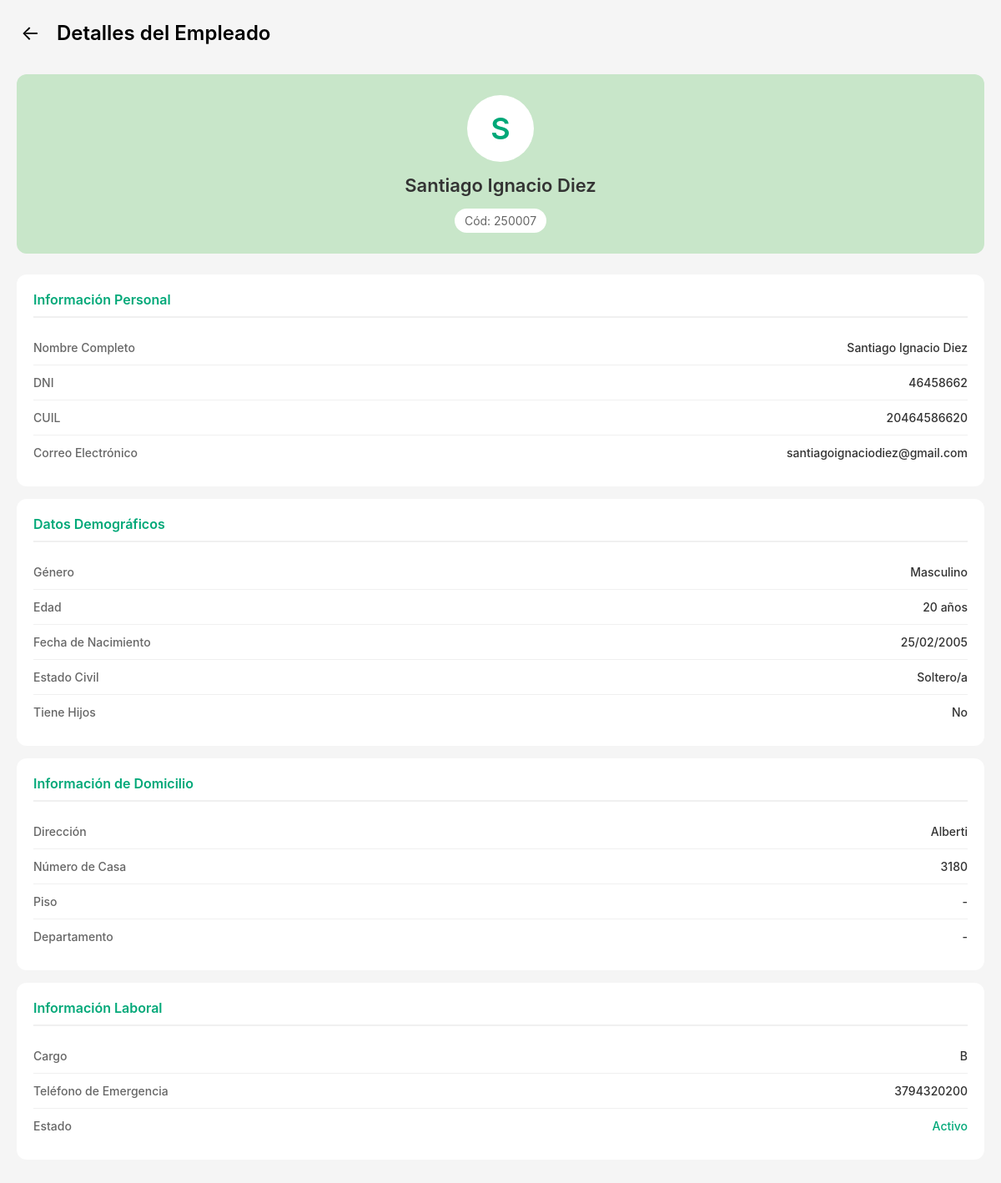
Page /verEmpleado/250007/ on the committed database.
### myapp/models.py (models this page shows, shortened)
class Employee(AbstractBaseUser, PermissionsMixin):
    employee_id = models.CharField("ID de Empleado", max_length=6, unique=True, primary_key=True)
    nombre = models.CharField("Nombre", max_length=100)
    apellido = models.CharField("Apellido", max_length=100)
    dni = models.CharField("DNI", max_length=8, unique=True)
    cuil = models.CharField("CUIL", max_length=11, unique=True)
    foto_perfil = models.ImageField("Foto de Perfil", upload_to='empleados/', null=True, blank=True)
    numero_telefono = models.CharField("Número de Telefono", max_length=20)
    email = models.EmailField("Correo Electrónico", blank=True, null=True)
    codigo_biometrico = models.IntegerField("Código biométrico", unique=True, null=True, blank=True)
    setup_completo = models.BooleanField("Setup Completo", default=False)
    GENERO_CHOICES = [
        ('M', 'Masculino'),
        ('F', 'Femenino'),
    ]
    genero = models.CharField("Género", max_length=1, choices=GENERO_CHOICES)
    edad = models.IntegerField("Edad")
    fecha_nacimiento = models.DateField("Fecha de Nacimiento")
    ESTADO_CIVIL_CHOICES = [
        ('soltero', 'Soltero/a'),
        ('casado', 'Casado/a'),
        ('divorciado', 'Divorciado/a'),
        ('viudo', 'Viudo/a'),
    ]
    estado_civil = models.CharField("Estado Civil", max_length=20, choices=ESTADO_CIVIL_CHOICES)
    tiene_hijos = models.BooleanField("Tiene Hijos", default=False)
    nombre_domicilio = models.CharField("Nombre del Domicilio", max_length=200)
    numero_departamento = models.CharField("Número de Departamento", max_length=10, blank=True, null=True)
    piso_departamento = models.CharField("Piso de Departamento", max_length=10, blank=True, null=True)
    numero_casa = models.CharField("Número de Casa", max_length=10, blank=True, null=True)
    numero_emergencia = models.CharField("Número de Emergencia", max_length=20)
    position = models.CharField("Cargo", max_length=100, default="Empleado")
    is_manager = models.BooleanField("Es Gerente", default=False)
    is_active = models.BooleanField("Activo", default=True)
    password = models.CharField("Contraseña", max_length=128)
    objects = EmployeeManager()
    USERNAME_FIELD = 'employee_id'
    REQUIRED_FIELDS = ['nombre', 'apellido', 'dni']
    class Meta:
        verbose_name = "Empleado"
        verbose_name_plural = "Empleados"

### myapp/views.py (the view)
# urls.py: path('verEmpleado/<str:employee_id>/', views.vista_ver_empleado, name='ver_empleado'),
def vista_ver_empleado(request, employee_id):
    try:
        empleado = Employee.objects.get(employee_id=employee_id)
        return render(request, 'myapp/verEmpleado.html', {'empleado': empleado})
    except Employee.DoesNotExist:
        return redirect('/listaEmpleados/')

### myapp/templates/myapp/verEmpleado.html (shortened to what this page needs)
{% load static %}
<!DOCTYPE html>
<html lang="es">
<head>
</head>
<body>
    <div class="header">
        <a href="{% url 'lista_empleados' %}" class="back-button">←</a>
        <h1>Detalles del Empleado</h1>
    </div>
    <div class="profile-card">
        <div class="profile-initial">{{ empleado.nombre.0|upper }}</div>
        <div class="profile-name">{{ empleado.nombre }} {{ empleado.apellido }}</div>
        <div class="profile-code">Cód: {{ empleado.employee_id }}</div>
    </div>
    <div class="section">
        <div class="section-title">Información Personal</div>
        <div class="detail-row">
            <span class="detail-label">Nombre Completo</span>
            <span class="detail-value">{{ empleado.nombre }} {{ empleado.apellido }}</span>
        </div>
        <div class="detail-row">
            <span class="detail-label">DNI</span>
            <span class="detail-value">{{ empleado.dni }}</span>
        </div>
        <div class="detail-row">
            <span class="detail-label">CUIL</span>
            <span class="detail-value">{{ empleado.cuil }}</span>
        </div>
        <div class="detail-row">
            <span class="detail-label">Correo Electrónico</span>
            <span class="detail-value">{{ empleado.email|default:"No registrado" }}</span>
        </div>
    </div>
    <div class="section">
        <div class="section-title">Datos Demográficos</div>
        <div class="detail-row">
            <span class="detail-label">Género</span>
            <span class="detail-value">
                {% if empleado.genero == 'M' %}Masculino
                {% elif empleado.genero == 'F' %}Femenino
                {% else %}Otro{% endif %}
            </span>
        </div>
        <div class="detail-row">
            <span class="detail-label">Edad</span>
            <span class="detail-value">{{ empleado.edad }} años</span>
        </div>
        <div class="detail-row">
            <span class="detail-label">Fecha de Nacimiento</span>
            <span class="detail-value">{{ empleado.fecha_nacimiento|date:"d/m/Y" }}</span>
        </div>
        <div class="detail-row">
            <span class="detail-label">Estado Civil</span>
            <span class="detail-value">
                {% if empleado.estado_civil == 'soltero' %}Soltero/a
                {% elif empleado.estado_civil == 'casado' %}Casado/a
                {% elif empleado.estado_civil == 'divorciado' %}Divorciado/a
                {% elif empleado.estado_civil == 'viudo' %}Viudo/a{% endif %}
            </span>
        </div>
        <div class="detail-row">
            <span class="detail-label">Tiene Hijos</span>
            <span class="detail-value">{% if empleado.tiene_hijos %}Sí{% else %}No{% endif %}</span>
        </div>
    </div>
    <div class="section">
        <div class="section-title">Información de Domicilio</div>
        <div class="detail-row">
            <span class="detail-label">Dirección</span>
            <span class="detail-value">{{ empleado.nombre_domicilio }}</span>
        </div>
        <div class="detail-row">
            <span class="detail-label">Número de Casa</span>
            <span class="detail-value">{{ empleado.numero_casa|default:"No registrado" }}</span>
        </div>
        <div class="detail-row">
            <span class="detail-label">Piso</span>
            <span class="detail-value">{{ empleado.piso_departamento|default:"No registrado" }}</span>
        </div>
        <div class="detail-row">
            <span class="detail-label">Departamento</span>
            <span class="detail-value">{{ empleado.numero_departamento|default:"No registrado" }}</span>
        </div>
    </div>
    <div class="section">
        <div class="section-title">Información Laboral</div>
        <div class="detail-row">
            <span class="detail-label">Cargo</span>
            <span class="detail-value">{{ empleado.position }}</span>
        </div>
        <div class="detail-row">
            <span class="detail-label">Teléfono de Emergencia</span>
            <span class="detail-value">{{ empleado.numero_emergencia }}</span>
        </div>
        <div class="detail-row">
            <span class="detail-label">Estado</span>
            <span class="detail-value {% if empleado.is_active %}status-active{% else %}status-inactive{% endif %}">
                {% if empleado.is_active %}Activo{% else %}Inactivo{% endif %}
            </span>
        </div>
    </div>
</body>
</html>

### myapp/templates/myapp/verEmpleado.html (style rules this page uses)
* { margin: 0; padding: 0; box-sizing: border-box; }
body { font-family: -apple-system, BlinkMacSystemFont, 'Segoe UI', Roboto, Oxygen, Ubuntu, Cantarell, sans-serif; background-color: #f5f5f5; padding: 20px; padding-bottom: 100px; }
.header { display: flex; align-items: center; gap: 15px; margin-bottom: 30px; }
.back-button { background: none; border: none; font-size: 24px; cursor: pointer; padding: 5px; text-decoration: none; color: #000; }
.header h1 { font-size: 24px; font-weight: 600; }
.profile-card { background-color: #C8E6C9; border-radius: 12px; padding: 25px; display: flex; flex-direction: column; align-items: center; gap: 15px; margin-bottom: 25px; }
.profile-initial { width: 80px; height: 80px; background-color: white; border-radius: 50%; display: flex; align-items: center; justify-content: center; font-size: 36px; font-weight: 600; color: #00A878; }
.profile-name { font-size: 22px; font-weight: 600; color: #333; text-align: center; }
.profile-code { font-size: 14px; color: #666; background-color: white; padding: 6px 12px; border-radius: 20px; }
.section { background-color: white; border-radius: 12px; padding: 20px; margin-bottom: 15px; }
.section-title { font-size: 16px; font-weight: 600; color: #00A878; margin-bottom: 15px; padding-bottom: 10px; border-bottom: 2px solid #f0f0f0; }
.detail-row { display: flex; justify-content: space-between; padding: 12px 0; border-bottom: 1px solid #f0f0f0; }
.detail-row:last-child { border-bottom: none; }
.detail-label { font-size: 14px; font-weight: 500; color: #666; }
.detail-value { font-size: 14px; color: #333; font-weight: 500; text-align: right; }
.detail-value.status-active { color: #00A878; }

### rows in the picture
Employee: nombre.0 "S", nombre "Santiago Ignacio", apellido "Diez", employee_id "250007", dni "46458662", cuil "20464586620", email "santiagoignaciodiez@gmail.com", edad "20", fecha_nacimiento "25/02/2005", nombre_domicilio "Alberti", numero_casa "3180", piso_departamento "-", numero_departamento "-", position "B", numero_emergencia "3794320200"
